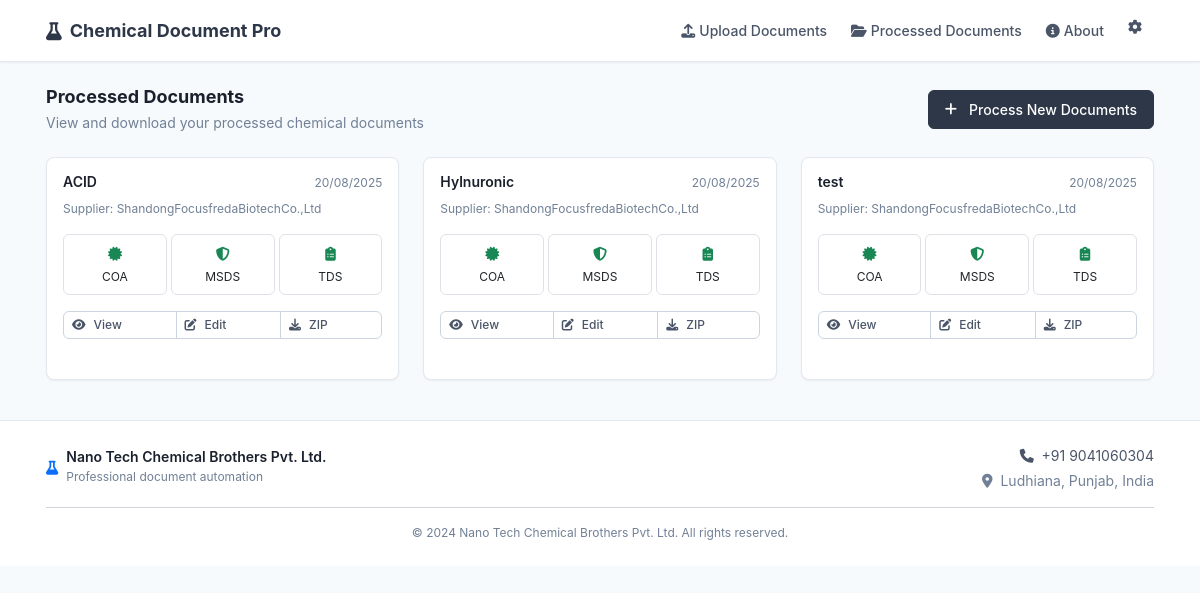
/processed, run on an earlier commit of the app's database.
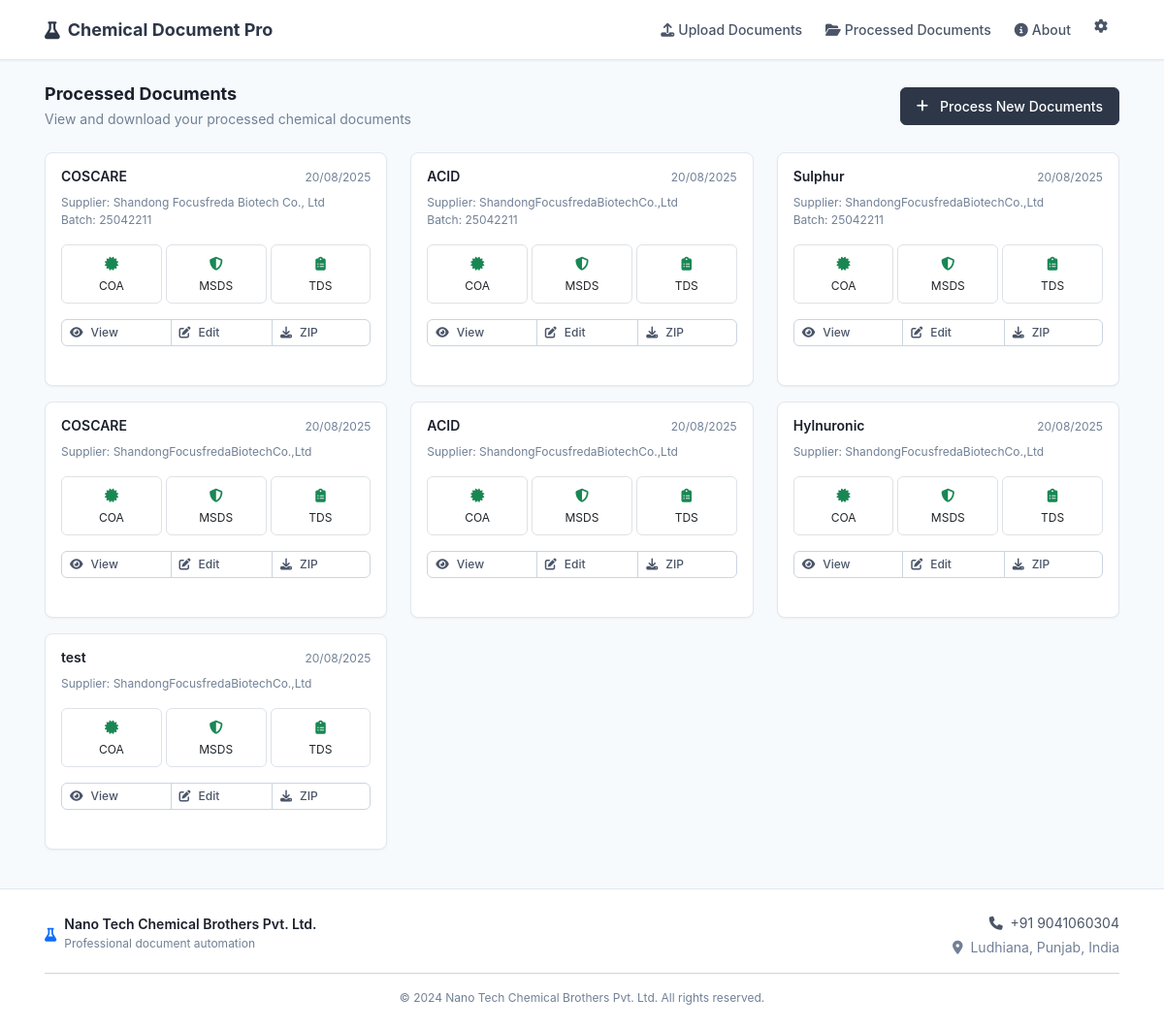
And on a later commit of the database.
### models.py (models this page shows, shortened)
class DocumentSet(db.Model):
    id = db.Column(db.Integer, primary_key=True)
    original_product_name = db.Column(db.String(200), nullable=False)
    company_product_name = db.Column(db.String(200), nullable=False)
    supplier_name = db.Column(db.String(200), nullable=False)
    cas_number = db.Column(db.String(50))
    inci_name = db.Column(db.String(200))
    molecular_formula = db.Column(db.String(100))
    batch_number = db.Column(db.String(100))
    manufacturing_date = db.Column(db.Date)
    expiry_date = db.Column(db.Date)
    created_at = db.Column(db.DateTime, default=datetime.utcnow)
    supplier_coa_path = db.Column(db.String(500))
    supplier_msds_path = db.Column(db.String(500))
    supplier_tds_path = db.Column(db.String(500))
    generated_coa_path = db.Column(db.String(500))
    generated_msds_path = db.Column(db.String(500))
    generated_tds_path = db.Column(db.String(500))
    extracted_data = db.Column(db.Text)  # Will store JSON string

### routes.py (the view)
@app.route('/processed')
def processed_documents():
    documents = DocumentSet.query.order_by(DocumentSet.created_at.desc()).all()
    return render_template('processed_documents.html', documents=documents)

### templates/processed_documents.html (shortened to what this page needs)
{% extends "base.html" %}
{% block content %}
<div class="container py-4">
    <div class="d-flex justify-content-between align-items-center mb-4">
        <div>
            <h3 class="fw-bold mb-1">Processed Documents</h3>
            <p class="text-muted mb-0">View and download your processed chemical documents</p>
        </div>
        <a href="{{ url_for('upload') }}" class="btn btn-primary">
            <i class="fas fa-plus me-2"></i>Process New Documents
        </a>
    </div>
    <div class="row">
        {% if documents %}
            {% for doc in documents %}
            <div class="col-lg-6 col-xl-4 mb-3">
                <div class="card h-100">
                    <div class="card-body">
                        <div class="d-flex justify-content-between align-items-start mb-2">
                            <h6 class="fw-semibold mb-0">{{ doc.company_product_name }}</h6>
                            <small class="text-muted">{{ doc.created_at.strftime('%d/%m/%Y') }}</small>
                        </div>
                        <div class="mb-3">
                            {% if doc.supplier_name %}
                                <small class="text-muted d-block">Supplier: {{ doc.supplier_name }}</small>
                            {% endif %}
                            {% if doc.batch_number %}
                                <small class="text-muted d-block">Batch: {{ doc.batch_number }}</small>
                            {% endif %}
                        </div>
                        <div class="mb-3">
                            <div class="row g-1 text-center">
                                <div class="col-4">
                                    <div class="border rounded p-2">
                                        {% if doc.generated_coa_path %}
                                            <i class="fas fa-certificate text-success"></i>
                                        {% else %}
                                            <i class="fas fa-certificate text-muted"></i>
                                        {% endif %}
                                        <div class="text-xs mt-1">COA</div>
                                    </div>
                                </div>
                                <div class="col-4">
                                    <div class="border rounded p-2">
                                        {% if doc.generated_msds_path %}
                                            <i class="fas fa-shield-alt text-success"></i>
                                        {% else %}
                                            <i class="fas fa-shield-alt text-muted"></i>
                                        {% endif %}
                                        <div class="text-xs mt-1">MSDS</div>
                                    </div>
                                </div>
                                <div class="col-4">
                                    <div class="border rounded p-2">
                                        {% if doc.generated_tds_path %}
                                            <i class="fas fa-clipboard-list text-success"></i>
                                        {% else %}
                                            <i class="fas fa-clipboard-list text-muted"></i>
                                        {% endif %}
                                        <div class="text-xs mt-1">TDS</div>
                                    </div>
                                </div>
                            </div>
                        </div>
                        <div class="d-grid gap-2">
                            <div class="btn-group" role="group">
                                <a href="{{ url_for('results', doc_set_id=doc.id) }}" class="btn btn-outline-primary btn-sm">
                                    <i class="fas fa-eye me-1"></i>View
                                </a>
                                <a href="{{ url_for('edit_preview', doc_set_id=doc.id) }}" class="btn btn-outline-secondary btn-sm">
                                    <i class="fas fa-edit me-1"></i>Edit
                                </a>
                                <button type="button" class="btn btn-outline-success btn-sm" onclick="downloadAllAsZip({{ doc.id }})">
                                    <i class="fas fa-download me-1"></i>ZIP
                                </button>
                            </div>
                        </div>
                    </div>
                </div>
            </div>
            {% endfor %}
        {% endif %}
    </div>
</div>
{% endblock %}

### templates/base.html (shortened to what this page needs)
<!DOCTYPE html>
<html lang="en">
<head>
    <link href="https://cdn.jsdelivr.net/npm/bootstrap@5.3.2/dist/css/bootstrap.min.css" rel="stylesheet">
    <link href="https://cdnjs.cloudflare.com/ajax/libs/font-awesome/6.4.0/css/all.min.css" rel="stylesheet">
    <link href="{{ url_for('static', filename='css/custom.css') }}" rel="stylesheet">
</head>
<body>
    <nav class="navbar navbar-expand-lg">
        <div class="container">
            <a class="navbar-brand d-flex align-items-center" href="{{ url_for('upload') }}">
                <i class="fas fa-flask me-2"></i>
                <span>Chemical Document Pro</span>
            </a>
            <div class="collapse navbar-collapse" id="navbarNav">
                <ul class="navbar-nav ms-auto">
                    <li class="nav-item">
                        <a class="nav-link" href="{{ url_for('upload') }}">
                            <i class="fas fa-upload me-1"></i>Upload Documents
                        </a>
                    </li>
                    <li class="nav-item">
                        <a class="nav-link" href="{{ url_for('processed_documents') }}">
                            <i class="fas fa-folder-open me-1"></i>Processed Documents
                        </a>
                    </li>
                    <li class="nav-item">
                        <a class="nav-link" href="{{ url_for('home') }}">
                            <i class="fas fa-info-circle me-1"></i>About
                        </a>
                    </li>
                    <li class="nav-item">
                        <button class="btn nav-link border-0 bg-transparent" data-bs-toggle="modal" data-bs-target="#settingsModal">
                            <i class="fas fa-cog"></i>
                        </button>
                    </li>
                </ul>
            </div>
        </div>
    </nav>
    <main>
        {% block content %}{% endblock %}
    </main>
    <footer class="mt-auto">
        <div class="container">
            <div class="row align-items-center">
                <div class="col-md-6">
                    <div class="d-flex align-items-center">
                        <i class="fas fa-flask text-primary me-2"></i>
                        <div>
                            <h6 class="mb-0">Nano Tech Chemical Brothers Pvt. Ltd.</h6>
                            <small class="text-muted">Professional document automation</small>
                        </div>
                    </div>
                </div>
                <div class="col-md-6 text-md-end">
                    <div class="text-sm">
                        <div class="mb-1">
                            <i class="fas fa-phone me-1"></i>
                            <span>+91 9041060304</span>
                        </div>
                        <div class="text-muted">
                            <i class="fas fa-map-marker-alt me-1"></i>
                            <span>Ludhiana, Punjab, India</span>
                        </div>
                    </div>
                </div>
            </div>
            <hr class="my-3">
            <div class="text-center text-muted text-xs">
                <small>&copy; 2024 Nano Tech Chemical Brothers Pvt. Ltd. All rights reserved.</small>
            </div>
        </div>
    </footer>
</body>
</html>

### static/css/custom.css (style rules this page uses)
:root { --primary: #2d3748; --primary-light: #4a5568; --primary-dark: #1a202c; --secondary: #718096; --accent: #3182ce; --success: #38a169; --warning: #d69e2e; --danger: #e53e3e; --white: #ffffff; --gray-50: #f7fafc; --gray-100: #edf2f7; --gray-200: #e2e8f0; --gray-300: #cbd5e1; --gray-400: #a0aec0; --gray-500: #718096; --gray-600: #4a5568; --gray-700: #2d3748; --gray-800: #1a202c; --gray-900: #171923; --space-xs: 0.25rem; --space-sm: 0.5rem; --space-md: 0.75rem; --space-lg: 1rem; --space-xl: 1.5rem; --space-2xl: 2rem; --font-size-xs: 0.75rem; --font-size-sm: 0.875rem; --font-size-base: 0.875rem; --font-size-lg: 1rem; --font-size-xl: 1.125rem; --font-size-2xl: 1.25rem; --font-size-3xl: 1.5rem; --shadow-sm: 0 1px 2px 0 rgb(0 0 0 / 0.05); --shadow: 0 1px 3px 0 rgb(0 0 0 / 0.1); --shadow-md: 0 4px 6px -1px rgb(0 0 0 / 0.1); --radius-sm: 0.25rem; --radius: 0.375rem; --radius-md: 0.5rem; --radius-lg: 0.75rem; }
body { font-family: -apple-system, BlinkMacSystemFont, 'Segoe UI', Roboto, 'Helvetica Neue', Arial, sans-serif; font-size: var(--font-size-base); line-height: 1.5; color: var(--gray-700); background: var(--gray-50); margin: 0; padding: 0; }
h1, h2, h3, h4, h5, h6 { color: var(--gray-800); font-weight: 600; margin-bottom: var(--space-md); }
h3 { font-size: var(--font-size-xl); }
h6 { font-size: var(--font-size-sm); }
p { margin-bottom: var(--space-md); }
small { font-size: var(--font-size-xs); }
.navbar { background: var(--white) !important; border-bottom: 1px solid var(--gray-200); box-shadow: var(--shadow-sm); padding: var(--space-md) 0; min-height: auto; }
.navbar-brand { font-weight: 700; font-size: var(--font-size-xl); color: var(--primary) !important; padding: 0; }
.navbar-nav .nav-link { color: var(--gray-600) !important; font-weight: 500; font-size: var(--font-size-sm); padding: var(--space-sm) var(--space-md) !important; border-radius: var(--radius); transition: all 0.2s ease; }
.card { background: var(--white); border: 1px solid var(--gray-200); border-radius: var(--radius-md); box-shadow: var(--shadow-sm); margin-bottom: var(--space-xl); transition: all 0.2s ease; }
.card-body { padding: var(--space-lg); }
.btn { font-size: var(--font-size-sm); font-weight: 500; padding: var(--space-sm) var(--space-lg); border-radius: var(--radius); border: 1px solid transparent; transition: all 0.2s ease; display: inline-flex; align-items: center; gap: var(--space-xs); }
.btn-sm { padding: var(--space-xs) var(--space-md); font-size: var(--font-size-xs); }
.btn-primary { background: var(--primary); border-color: var(--primary); color: white; }
.btn-outline-primary { color: var(--primary); border-color: var(--primary); background: transparent; }
footer { background: var(--white) !important; border-top: 1px solid var(--gray-200); color: var(--gray-600) !important; padding: var(--space-xl) 0; margin-top: var(--space-2xl); font-size: var(--font-size-sm); }
footer h6 { color: var(--gray-800) !important; font-size: var(--font-size-sm); font-weight: 600; }
.container { padding: 0 var(--space-lg); }
.btn-group .btn { font-size: var(--font-size-xs); padding: var(--space-xs) var(--space-sm); border-color: var(--gray-300); background: var(--white); color: var(--gray-600); }
.text-muted { color: var(--gray-500) !important; }
.text-xs { font-size: var(--font-size-xs); }
.text-sm { font-size: var(--font-size-sm); }
.card, .alert { animation: fadeIn 0.2s ease-out; }

What changed in the data, as far as the page shows it:
added DocumentSet: company_product_name "COSCARE", created_at "20/08/2025", supplier_name "Shandong Focusfreda Biotech Co., Ltd", batch_number "25042211"
added DocumentSet: company_product_name "ACID", created_at "20/08/2025", supplier_name "ShandongFocusfredaBiotechCo.,Ltd", batch_number "25042211"
added DocumentSet: company_product_name "Sulphur", created_at "20/08/2025", supplier_name "ShandongFocusfredaBiotechCo.,Ltd", batch_number "25042211"
added DocumentSet: company_product_name "COSCARE", created_at "20/08/2025", supplier_name "ShandongFocusfredaBiotechCo.,Ltd"
